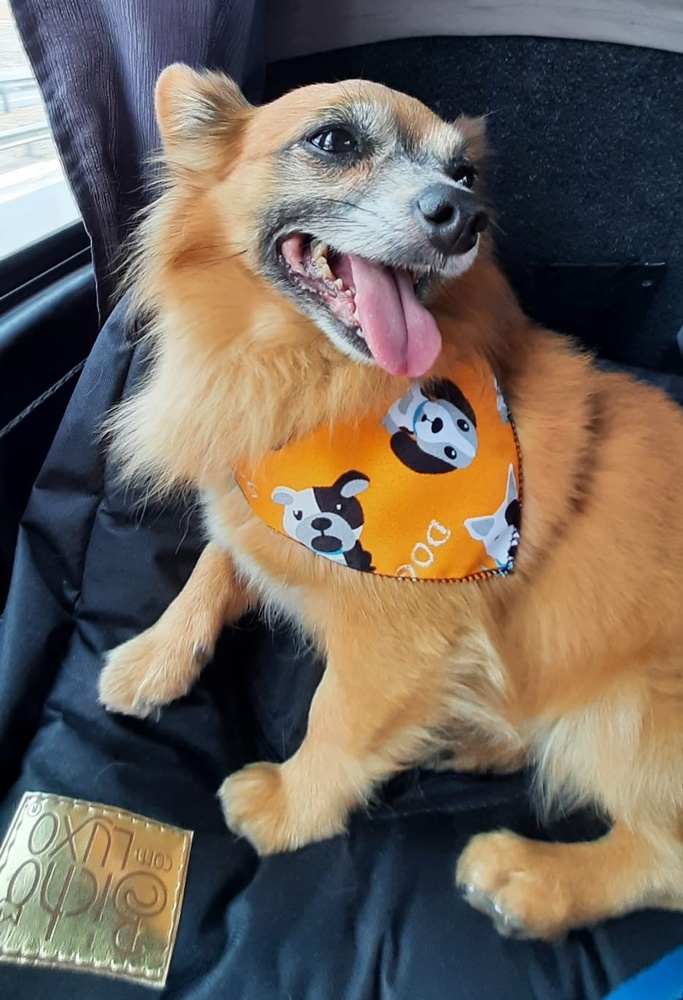
#> input picture UFV/578-AnalisedeImagenseVisaoComputacional/Docs/images/dog.jpeg, 683 x 1000 px, shrunk from 934 x 1367 before the run, found by its file name
$ jupyter execute ELT578_S3_P5.ipynb
#> lines starting #> are read from the running program, lines starting #| are printed output that depends on the picture; after the words box and inside, x2 and y2 are one past the last pixel; in counts of white or black regions, pixels touching at a corner belong together
<center>Universidade Federal de Viçosa</center>
<center>Coordenadoria de Educação Aberta e a Distância</center>
<center>Inteligência Artificial e Computacional</center>
<center>ELT578 - Análise de Imagens e Visão Computacional</center>

**<center>AULA PRÁTICA 5: Espaços de Cores</center>**

* Entender o conceito de diferentes espaços de cores e suas aplicações.

* Aprender a converter entre espaços de cores usando OpenCV.

**1) Montando o Google Drive**

[cell 1]
from google.colab import drive

drive.mount('/content/drive')

**2) Importando bibliotecas**

[cell 2]
import cv2
import matplotlib.pyplot as plt
import numpy as np

**3) Conversão entre espaços de cores**

* **RGB:** captura e visualização.

* **HSV:** robusto para detecção de cores (separa intensidade de cor).

* **YUV:** usado em ajustes de cor e correção de iluminação.

[cell 3]
img = cv2.imread(r'/home/usuario/second-brain/UFV/578-AnalisedeImagenseVisaoComputacional/Docs/images/dog.jpeg')
#> img is the input picture: shape (1000, 683, 3); mean B, G, R 90, 99.5, 109.5

img_rgb = cv2.cvtColor(img, cv2.COLOR_BGR2RGB)
img_hsv = cv2.cvtColor(img, cv2.COLOR_BGR2HSV)
#> img_hsv: shape (1000, 683, 3); mean H, S, V 69.8, 112.5, 123.9
img_lab = cv2.cvtColor(img, cv2.COLOR_BGR2Lab)
#> img_lab: shape (1000, 683, 3); mean of channels 0, 1, 2 106.7, 132.2, 134.1
img_ycrcb = cv2.cvtColor(img, cv2.COLOR_BGR2YCrCb)
#> img_ycrcb: shape (1000, 683, 3); mean of channels 0, 1, 2 101.4, 133.8, 121.5

titles = ['RGB', 'HSV', 'LAB', 'YCrCb']
images = [img_rgb, img_hsv, img_lab, img_ycrcb]

plt.figure(figsize=(10,8))
for i in range(4):
    plt.subplot(2,2,i+1)
    plt.imshow(images[i])
    plt.title(titles[i])
    plt.axis('off')
plt.show()
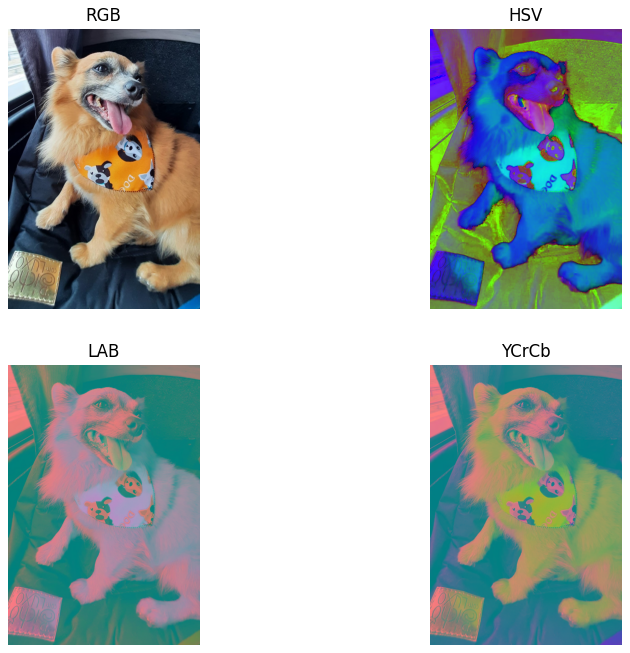
#> figure drawn by matplotlib, 4 panels

**4) Detecção de cor com HSV**

* H (Hue) → Matiz, representa a cor pura na forma de um ângulo em um círculo cromático (0 a 360° no modelo teórico, mas no OpenCV vai de 0 a 179).

* S (Saturation) → Saturação, intensidade da cor. 0 = tons de cinza, 255 = cor vibrante

* V (Value) → Valor, brilho (quão claro ou escuro). 0 = preto, 255 = brilho máximo

[cell 4]
img = cv2.imread(r'/home/usuario/second-brain/UFV/578-AnalisedeImagenseVisaoComputacional/Docs/images/dog.jpeg')
img_rgb = cv2.cvtColor(img, cv2.COLOR_BGR2RGB)

hsv = cv2.cvtColor(img, cv2.COLOR_BGR2HSV)

lower = np.array([0, 90, 60])
upper = np.array([10, 255, 255])

mask = cv2.inRange(hsv, lower, upper)
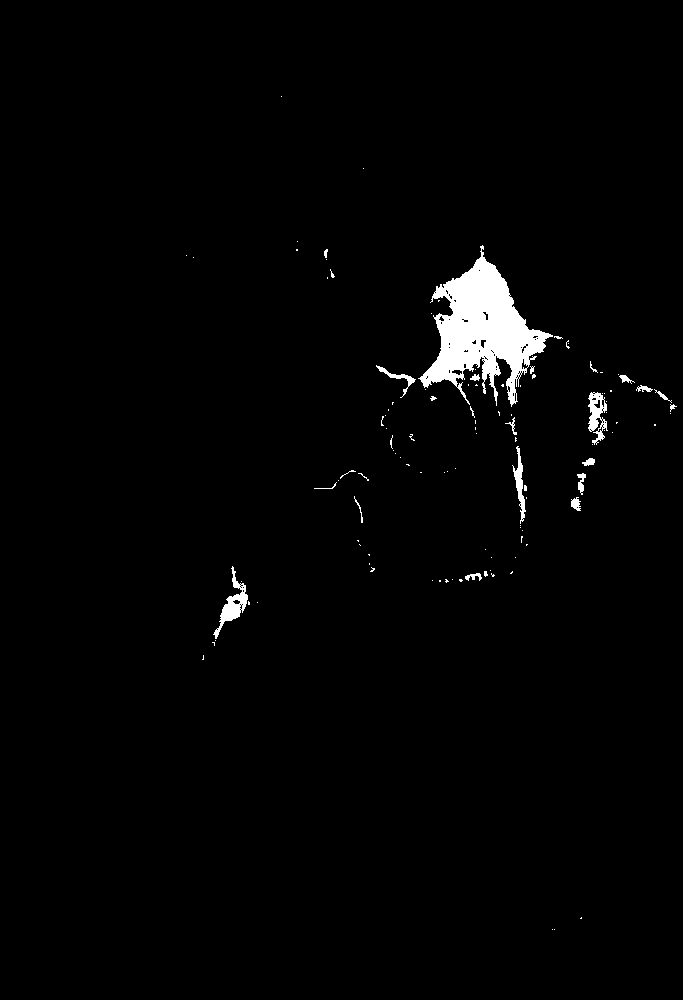
#> mask: shape (1000, 683); 1.8% white; 113 white regions (91 under 20 px), largest, box (x1, y1, x2, y2) and area: (418, 245, 553, 407) 9083, (213, 566, 248, 639) 683, (588, 392, 608, 445) 554
res = cv2.bitwise_and(img, img, mask=mask)
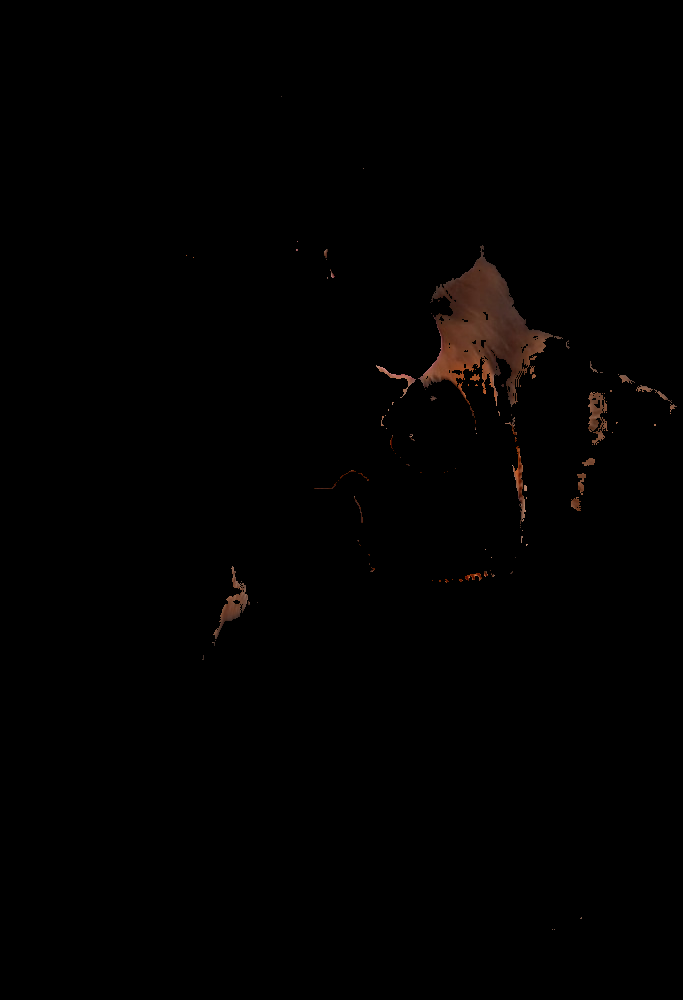
#> res: shape (1000, 683, 3); mean B, G, R 0.7, 1, 1.7
res_rgb = cv2.cvtColor(res, cv2.COLOR_BGR2RGB)
titles = ['Original', 'Máscara', 'Resultado']
images = [img_rgb, mask, res_rgb]

# Exibir lado a lado com for
plt.figure(figsize=(12, 6))
for i in range(3):
    plt.subplot(1, 3, i+1)
    if titles[i] == 'Máscara':
        plt.imshow(images[i], cmap='gray')
    else:
        plt.imshow(images[i])
    plt.title(titles[i])
    plt.axis('off')

plt.tight_layout()
plt.show()
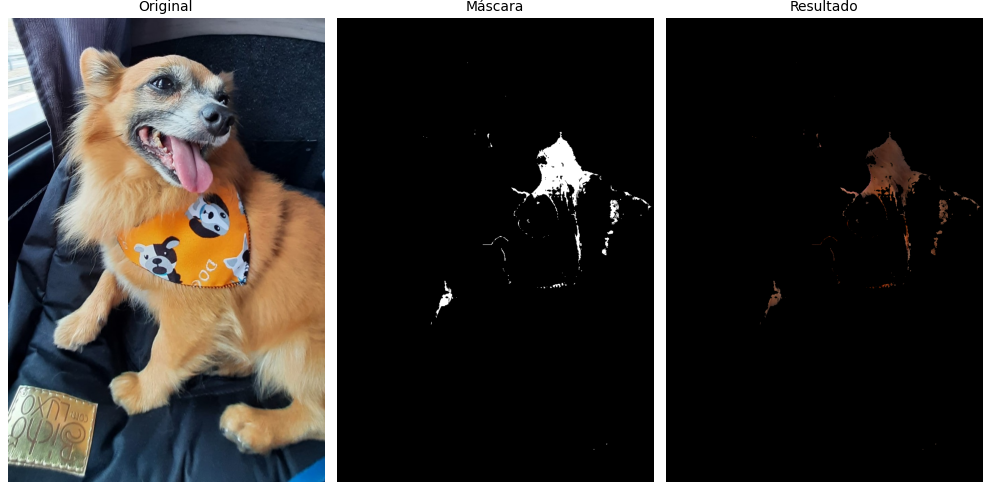
#> figure drawn by matplotlib, 3 panels
#cv2_imshow(img)

[cell 5]
img = cv2.imread(r'/home/usuario/second-brain/UFV/578-AnalisedeImagenseVisaoComputacional/Docs/images/dog.jpeg')
img_rgb = cv2.cvtColor(img, cv2.COLOR_BGR2RGB)

# Intervalo para a cor vermelha no espaço RGB
# (valores ajustados para evitar pegar tons muito escuros ou muito claros)
lower_rgb = np.array([150, 0, 0])   # vermelho escuro
upper_rgb = np.array([255, 100, 100])  # vermelho claro

# Criar máscara no espaço RGB
mask_rgb = cv2.inRange(img_rgb, lower_rgb, upper_rgb)
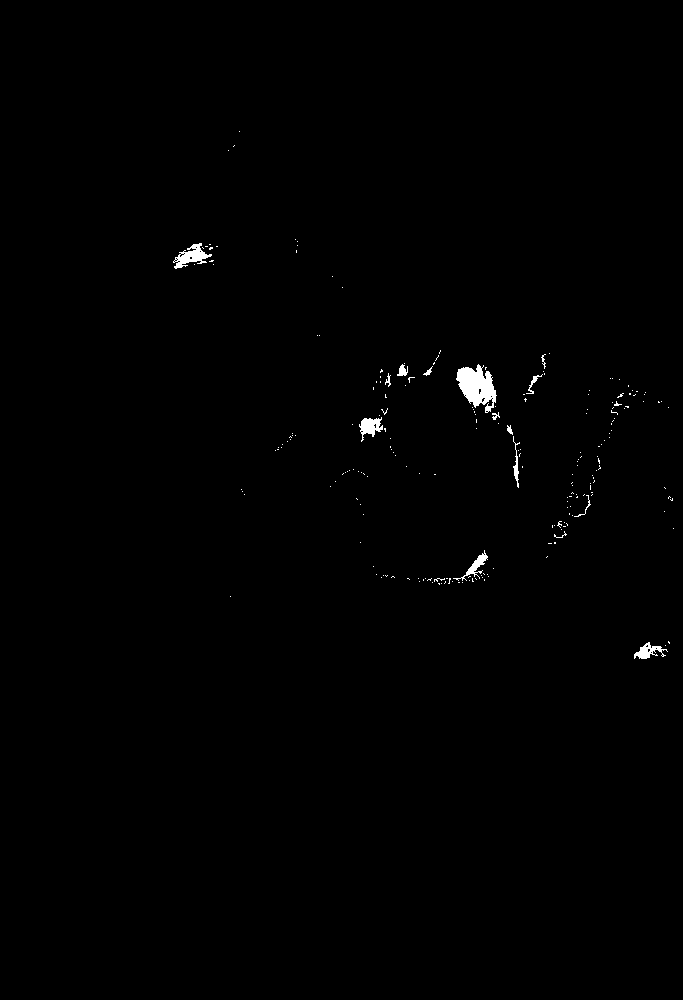
#> mask_rgb: shape (1000, 683); 0.49% white; 220 white regions (205 under 20 px), largest, box (x1, y1, x2, y2) and area: (456, 364, 497, 413) 1148, (173, 243, 212, 269) 438, (359, 417, 383, 442) 308
res_rgb_mask = cv2.bitwise_and(img_rgb, img_rgb, mask=mask_rgb)

# Exibir lado a lado (Original, Máscara, Resultado)
titles = ['Original (RGB)', 'Máscara (RGB)', 'Resultado (RGB)']
images = [img_rgb, mask_rgb, res_rgb_mask]

plt.figure(figsize=(12, 6))
for i in range(3):
    plt.subplot(1, 3, i+1)
    if i == 1:  # Máscara em escala de cinza
        plt.imshow(images[i], cmap='gray')
    else:
        plt.imshow(images[i])
    plt.title(titles[i])
    plt.axis('off')

plt.tight_layout()
plt.show()

[cell 6]
img = cv2.imread(r'/home/usuario/second-brain/UFV/578-AnalisedeImagenseVisaoComputacional/Docs/images/dog.jpeg')
img_rgb = cv2.cvtColor(img, cv2.COLOR_BGR2RGB)

# Aumentar brilho adicionando um valor
brilho = 100  # quanto maior, mais claro
img_brighter = cv2.add(img_rgb, np.array([brilho, brilho, brilho], dtype=np.uint8))
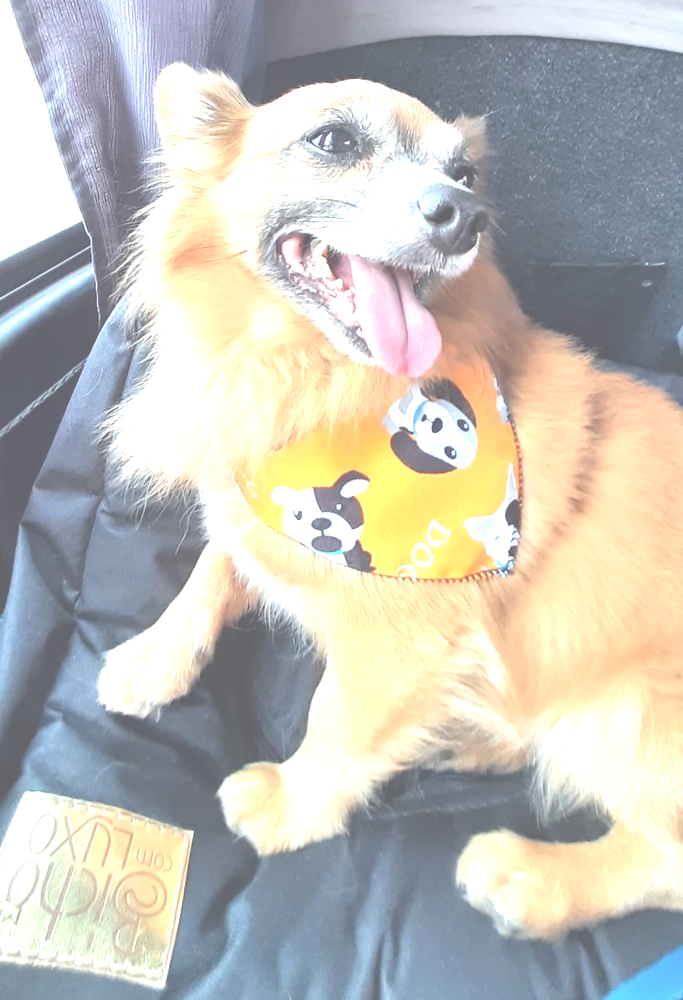
#> img_brighter: shape (1000, 683, 3); mean R, G, B 193.4, 192.3, 185.1

# Exibir original e imagem com mais luz
plt.figure(figsize=(10, 5))
plt.subplot(1, 2, 1)
plt.imshow(img_rgb)
plt.title('Original')
plt.axis('off')

plt.subplot(1, 2, 2)
plt.imshow(img_brighter)
plt.title('Mais luz (BGR)')
plt.axis('off')
plt.show()

# Salvar no formato original (BGR)
cv2.imwrite('/home/usuario/second-brain/UFV/578-AnalisedeImagenseVisaoComputacional/Docs/images/dog_brighter.jpeg',
            cv2.cvtColor(img_brighter, cv2.COLOR_RGB2BGR))
#> Out = True

$ run again, with UFV/578-AnalisedeImagenseVisaoComputacional/Docs/images/flower.jpeg copied over UFV/578-AnalisedeImagenseVisaoComputacional/Docs/images/dog.jpeg
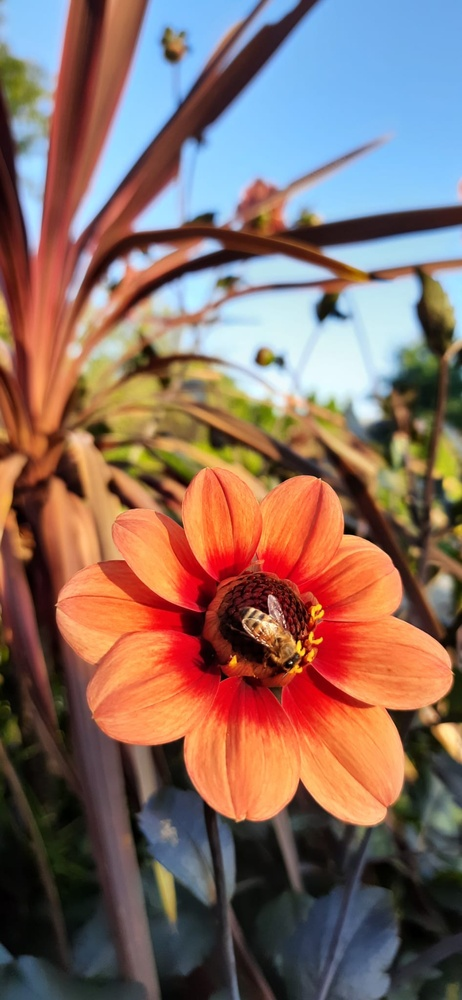
#> input picture UFV/578-AnalisedeImagenseVisaoComputacional/Docs/images/flower.jpeg, 462 x 1000 px, shrunk from 946 x 2048 before the run, found by its file name
#> img is the input picture: shape (1000, 462, 3); mean B, G, R 99.3, 108.3, 135.2
#> img_hsv: shape (1000, 462, 3); mean H, S, V 58.2, 123.4, 157
#> img_lab: shape (1000, 462, 3); mean of channels 0, 1, 2 123.7, 139.7, 139.3
#> img_ycrcb: shape (1000, 462, 3); mean of channels 0, 1, 2 115.4, 142.2, 119
#> `mask = cv2.inRange(hsv, lower, upper)`:
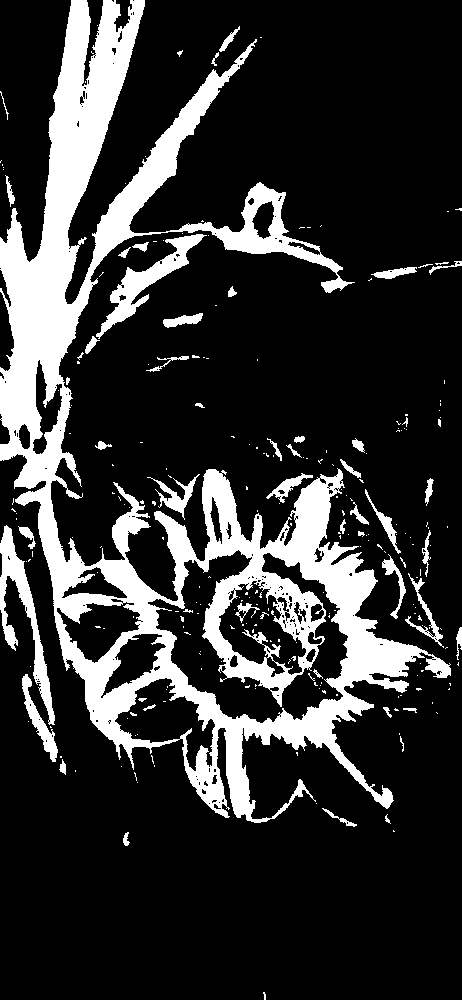
#> mask: shape (1000, 462); 19.7% white; 255 white regions (201 under 20 px), largest, box (x1, y1, x2, y2) and area: (0, 0, 451, 823) 78509, (0, 525, 55, 725) 2659, (96, 234, 207, 339) 2438
#> mask_rgb: shape (1000, 462); 8.3% white; 417 white regions (381 under 20 px), largest, box (x1, y1, x2, y2) and area: (72, 469, 382, 775) 24013, (0, 0, 139, 482) 9375, (90, 185, 135, 258) 576
#> `img_brighter = cv2.add(img_rgb, np.array([brilho, brilho, brilho], dty..`:
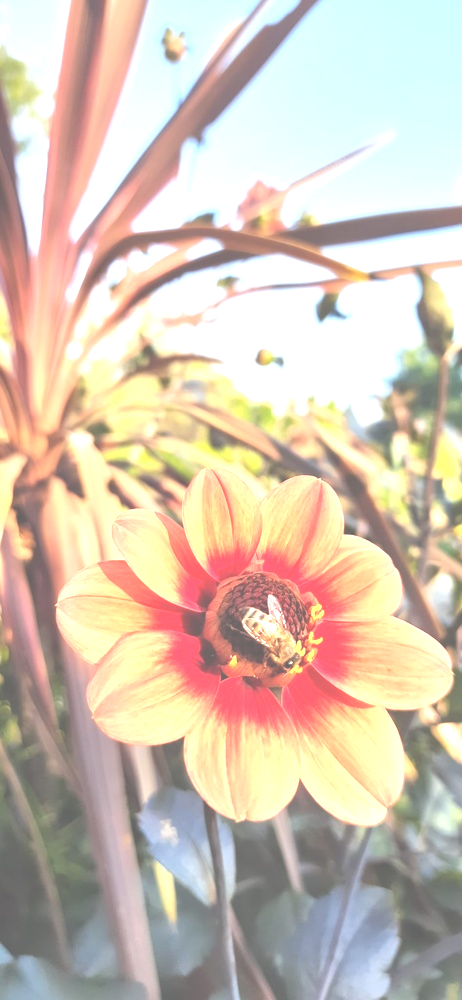
#> img_brighter: shape (1000, 462, 3); mean R, G, B 211.9, 196.5, 180.3
#> Out = True

$ run again, with UFV/578-AnalisedeImagenseVisaoComputacional/Docs/images/istanbul.jpg copied over UFV/578-AnalisedeImagenseVisaoComputacional/Docs/images/dog.jpeg
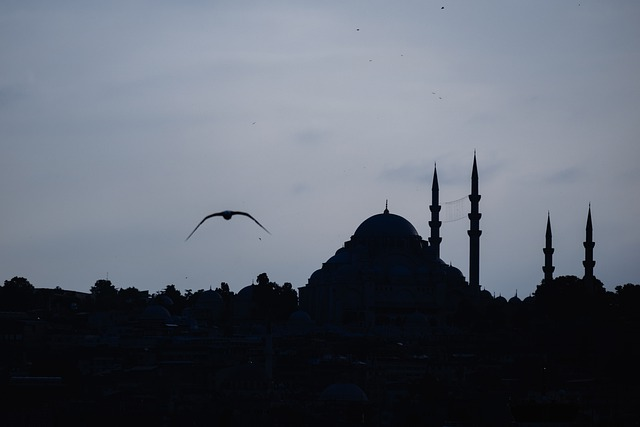
#> input picture UFV/578-AnalisedeImagenseVisaoComputacional/Docs/images/istanbul.jpg, 640 x 427 px, found by its file name
#> img is the input picture: shape (427, 640, 3); mean B, G, R 109.8, 98.5, 92.3
#> img_hsv: shape (427, 640, 3); mean H, S, V 110.5, 70, 109.8
#> img_lab: shape (427, 640, 3); mean of channels 0, 1, 2 102.7, 128.1, 121.4
#> img_ycrcb: shape (427, 640, 3); mean of channels 0, 1, 2 97.9, 123.9, 134.7
#> mask: shape (427, 640); every value is 0
#> res: shape (427, 640, 3); every value is 0
#> `img_brighter = cv2.add(img_rgb, np.array([brilho, brilho, brilho], dty..`:
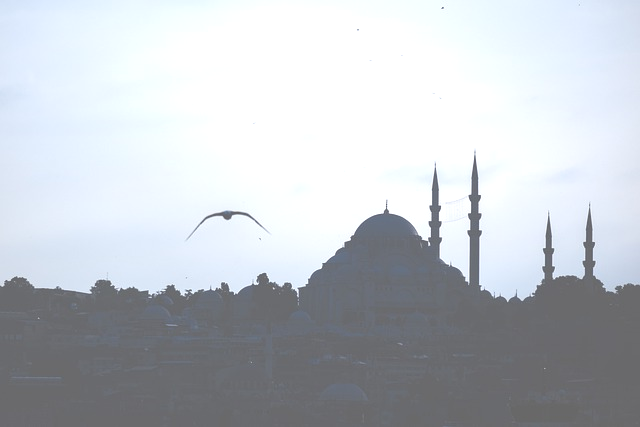
#> img_brighter: shape (427, 640, 3); mean R, G, B 191.2, 196, 202
#> `plt.show()`:
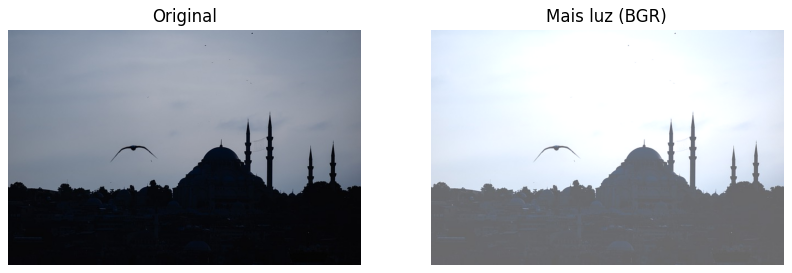
#> figure drawn by matplotlib, 2 panels
#> Out = True
